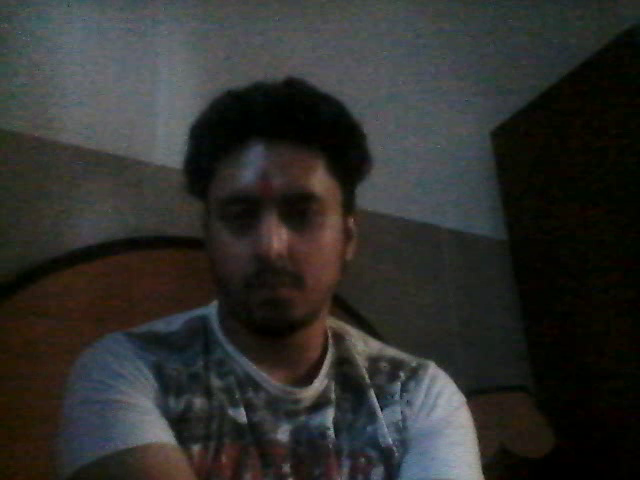
#> input picture frame 27 of Testing_FaceEyes/output.avi, 640 x 480 px, given in place of the camera
$ python OpenVideo.py
#> lines starting #> are read from the running program, lines starting #| are printed output that depends on the picture
# Here we playing our saved video from any folder using OpenCV
import numpy
import cv2

capture=cv2.VideoCapture(0) # if we give device index then it capture a video from live webcam and then we can perform various operation
 #                    OR we can give our saved video path
#r'C:\Users\Acer\Downloads\Telegram Desktop\blackclover.mp4'
fourcc = cv2.VideoWriter_fourcc(*'XVID')
out = cv2.VideoWriter('output.avi',fourcc, 20.0, (640,480))
while(capture.isOpened()):
    ret,frame=capture.read()
#> frame is the input picture: shape (480, 640, 3); mean B, G, R 44.9, 47.1, 47
    #for flip the output window screen

    if ret==True:
      frame = cv2.flip(frame,1)  # we can flip the scree by passing 0 instead of 1
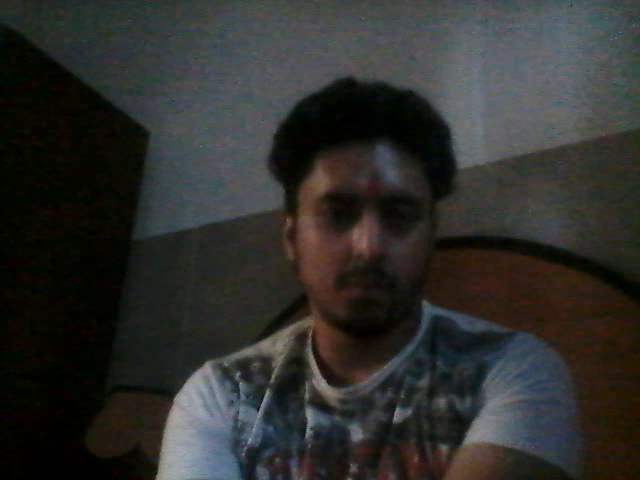
#> frame: shape (480, 640, 3); mean B, G, R 44.9, 47.1, 47
      # write the flipped frame
      out.write(frame)
      cv2.imshow('frame',frame)
      gray=cv2.cvtColor(frame,cv2.COLOR_BGR2GRAY)  # convert into gray scale image
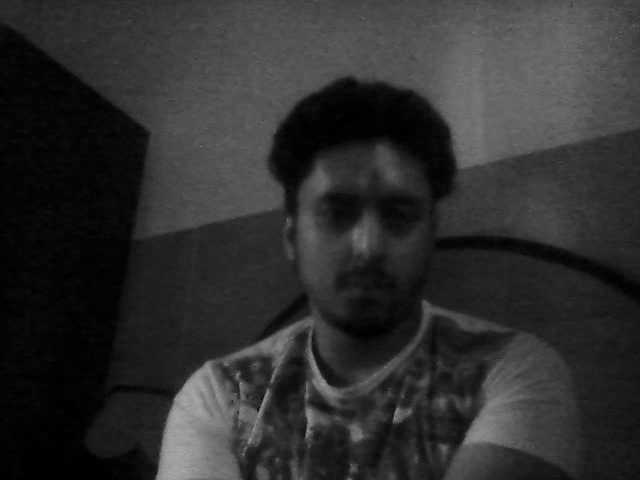
#> gray: shape (480, 640); min 0, max 169, mean 46.8
      cv2.imshow('frame',gray)
     # while displaying the frame we should use appropriate time for waitKey(),as for too less video will be very fast or vice-versa
      if(cv2.waitKey(4) & 0xFF ==ord('q')):
#> (key q is pressed here)
        break
    else:
        break

capture.release()
out.release()
cv2.destroyAllWindows()

$ run again, starting later in the video
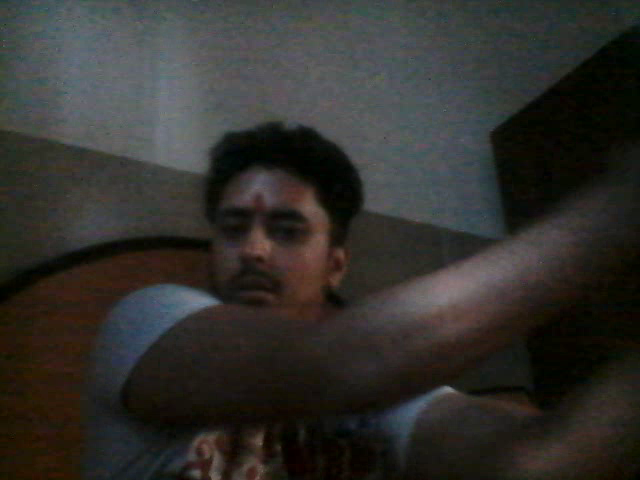
#> input picture frame 122 of Testing_FaceEyes/output.avi, 640 x 480 px, given in place of the camera
#> frame is the input picture: shape (480, 640, 3); mean B, G, R 44.4, 48, 49.3
#> `frame = cv2.flip(frame,1)`:
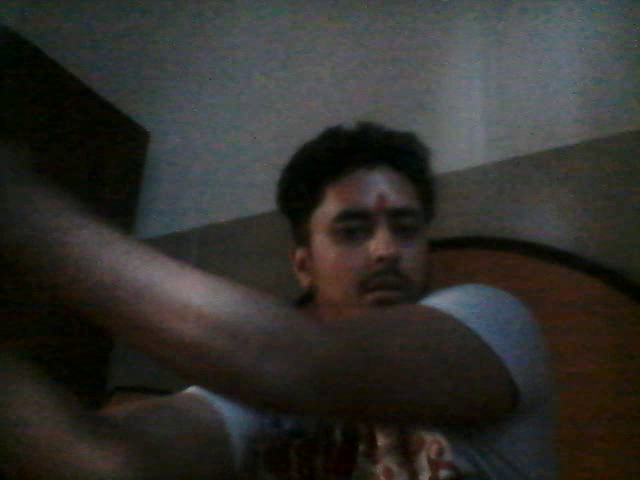
#> frame: shape (480, 640, 3); mean B, G, R 44.4, 48, 49.3
#> `gray=cv2.cvtColor(frame,cv2.COLOR_BGR2GRAY)`:
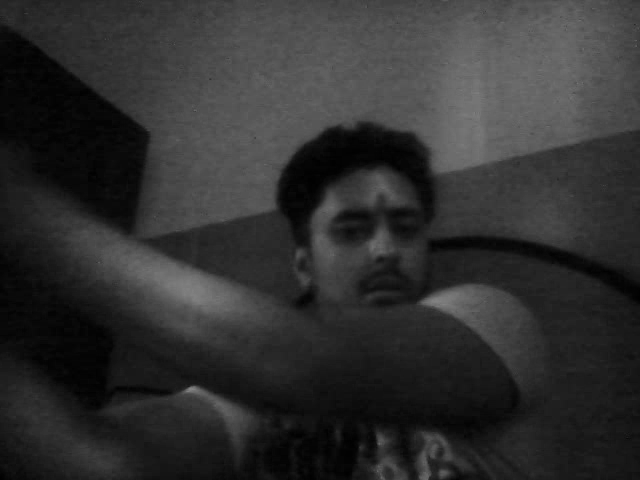
#> gray: shape (480, 640); min 0, max 132, mean 47.9

$ run again, starting later in the video
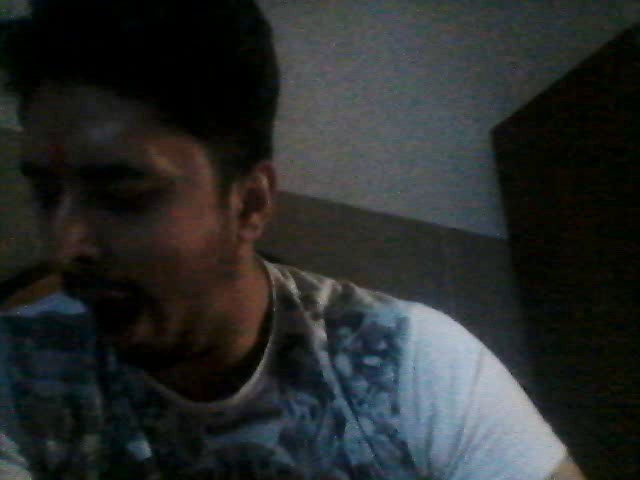
#> input picture frame 217 of Testing_FaceEyes/output.avi, 640 x 480 px, given in place of the camera
#> frame is the input picture: shape (480, 640, 3); mean B, G, R 42.6, 43.3, 40.2
#> `frame = cv2.flip(frame,1)`:
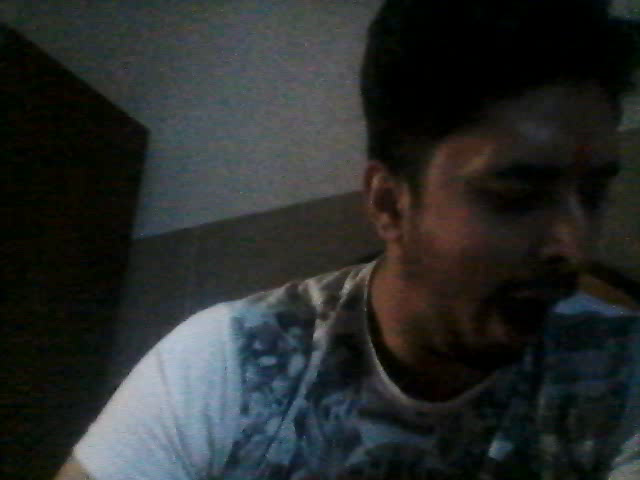
#> frame: shape (480, 640, 3); mean B, G, R 42.6, 43.3, 40.2
#> `gray=cv2.cvtColor(frame,cv2.COLOR_BGR2GRAY)`:
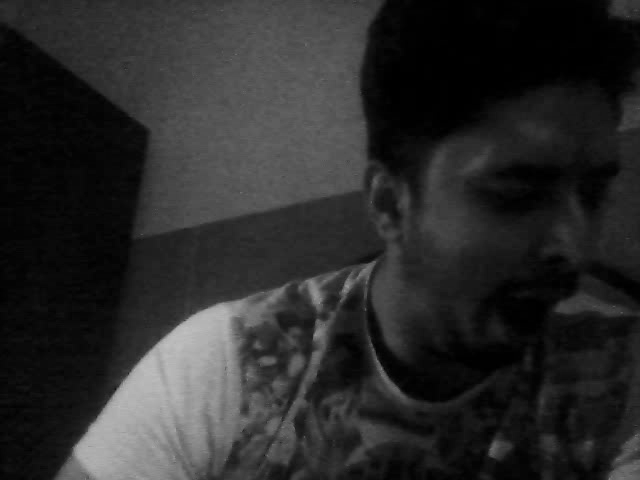
#> gray: shape (480, 640); min 0, max 192, mean 42.3
